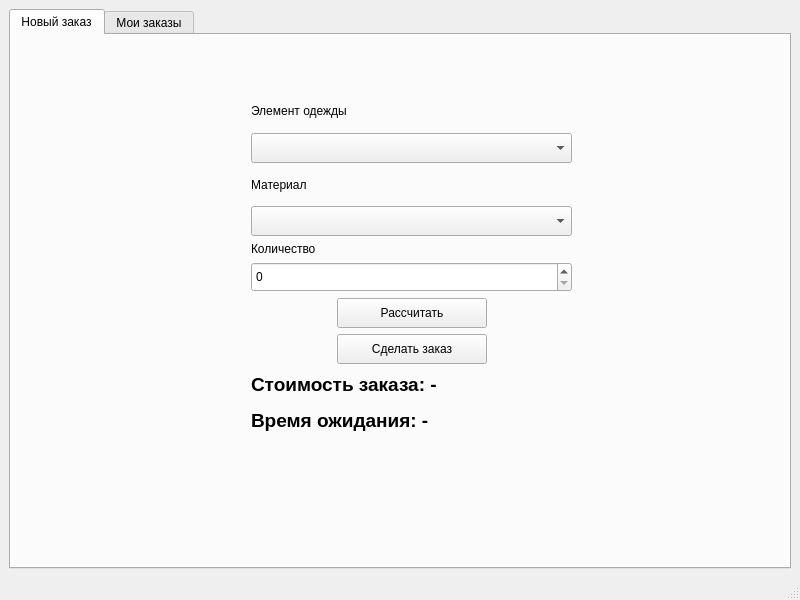
<?xml version="1.0" encoding="UTF-8"?>
<ui version="4.0">
 <class>MainWindow</class>
 <widget class="QMainWindow" name="MainWindow">
  <property name="geometry">
   <rect>
    <x>0</x>
    <y>0</y>
    <width>800</width>
    <height>600</height>
   </rect>
  </property>
  <property name="windowTitle">
   <string>MainWindow</string>
  </property>
  <widget class="QWidget" name="centralwidget">
   <layout class="QGridLayout" name="gridLayout">
    <item row="0" column="0">
     <widget class="QTabWidget" name="tabWidget">
      <property name="currentIndex">
       <number>0</number>
      </property>
      <widget class="QWidget" name="newOrderTab">
       <attribute name="title">
        <string>Новый заказ</string>
       </attribute>
       <widget class="QWidget" name="">
        <property name="geometry">
         <rect>
          <x>240</x>
          <y>60</y>
          <width>321</width>
          <height>341</height>
         </rect>
        </property>
        <layout class="QVBoxLayout" name="verticalLayout_7">
         <item>
          <layout class="QVBoxLayout" name="verticalLayout_4">
           <item>
            <layout class="QVBoxLayout" name="verticalLayout">
             <item>
              <widget class="QLabel" name="label">
               <property name="text">
                <string>Элемент одежды</string>
               </property>
              </widget>
             </item>
             <item>
              <widget class="QComboBox" name="comboBox">
               <property name="minimumSize">
                <size>
                 <width>0</width>
                 <height>30</height>
                </size>
               </property>
              </widget>
             </item>
            </layout>
           </item>
           <item>
            <layout class="QVBoxLayout" name="verticalLayout_2">
             <item>
              <widget class="QLabel" name="label_2">
               <property name="text">
                <string>Материал</string>
               </property>
              </widget>
             </item>
             <item>
              <widget class="QComboBox" name="comboBox_2">
               <property name="minimumSize">
                <size>
                 <width>0</width>
                 <height>30</height>
                </size>
               </property>
              </widget>
             </item>
            </layout>
           </item>
           <item>
            <layout class="QVBoxLayout" name="verticalLayout_3">
             <item>
              <widget class="QLabel" name="label_3">
               <property name="text">
                <string>Количество</string>
               </property>
              </widget>
             </item>
             <item>
              <widget class="QSpinBox" name="spinBox">
               <property name="minimumSize">
                <size>
                 <width>0</width>
                 <height>30</height>
                </size>
               </property>
               <property name="maximum">
                <number>1000</number>
               </property>
              </widget>
             </item>
             <item>
              <layout class="QVBoxLayout" name="verticalLayout_5">
               <item>
                <layout class="QHBoxLayout" name="horizontalLayout">
                 <item>
                  <spacer name="horizontalSpacer_2">
                   <property name="orientation">
                    <enum>Qt::Horizontal</enum>
                   </property>
                   <property name="sizeHint" stdset="0">
                    <size>
                     <width>40</width>
                     <height>20</height>
                    </size>
                   </property>
                  </spacer>
                 </item>
                 <item>
                  <widget class="QPushButton" name="calculate_btn">
                   <property name="minimumSize">
                    <size>
                     <width>150</width>
                     <height>30</height>
                    </size>
                   </property>
                   <property name="text">
                    <string>Рассчитать</string>
                   </property>
                  </widget>
                 </item>
                 <item>
                  <spacer name="horizontalSpacer">
                   <property name="orientation">
                    <enum>Qt::Horizontal</enum>
                   </property>
                   <property name="sizeHint" stdset="0">
                    <size>
                     <width>40</width>
                     <height>20</height>
                    </size>
                   </property>
                  </spacer>
                 </item>
                </layout>
               </item>
               <item>
                <layout class="QHBoxLayout" name="horizontalLayout_2">
                 <item>
                  <spacer name="horizontalSpacer_3">
                   <property name="orientation">
                    <enum>Qt::Horizontal</enum>
                   </property>
                   <property name="sizeHint" stdset="0">
                    <size>
                     <width>40</width>
                     <height>20</height>
                    </size>
                   </property>
                  </spacer>
                 </item>
                 <item>
                  <widget class="QPushButton" name="new_order_btn">
                   <property name="minimumSize">
                    <size>
                     <width>150</width>
                     <height>30</height>
                    </size>
                   </property>
                   <property name="text">
                    <string>Сделать заказ</string>
                   </property>
                  </widget>
                 </item>
                 <item>
                  <spacer name="horizontalSpacer_4">
                   <property name="orientation">
                    <enum>Qt::Horizontal</enum>
                   </property>
                   <property name="sizeHint" stdset="0">
                    <size>
                     <width>40</width>
                     <height>20</height>
                    </size>
                   </property>
                  </spacer>
                 </item>
                </layout>
               </item>
              </layout>
             </item>
            </layout>
           </item>
          </layout>
         </item>
         <item>
          <layout class="QVBoxLayout" name="verticalLayout_6">
           <item>
            <widget class="QLabel" name="price_label">
             <property name="maximumSize">
              <size>
               <width>16777215</width>
               <height>30</height>
              </size>
             </property>
             <property name="text">
              <string>&lt;html&gt;&lt;head/&gt;&lt;body&gt;&lt;p&gt;&lt;span style=&quot; font-size:14pt; font-weight:700;&quot;&gt;Стоимость заказа: -&lt;/span&gt;&lt;/p&gt;&lt;/body&gt;&lt;/html&gt;</string>
             </property>
            </widget>
           </item>
           <item>
            <widget class="QLabel" name="time_label">
             <property name="maximumSize">
              <size>
               <width>16777215</width>
               <height>30</height>
              </size>
             </property>
             <property name="text">
              <string>&lt;html&gt;&lt;head/&gt;&lt;body&gt;&lt;p&gt;&lt;span style=&quot; font-size:14pt; font-weight:700;&quot;&gt;Время ожидания: -&lt;/span&gt;&lt;/p&gt;&lt;/body&gt;&lt;/html&gt;</string>
             </property>
            </widget>
           </item>
          </layout>
         </item>
        </layout>
       </widget>
      </widget>
      <widget class="QWidget" name="ordersTab">
       <attribute name="title">
        <string>Мои заказы</string>
       </attribute>
       <layout class="QGridLayout" name="gridLayout_2">
        <item row="0" column="0">
         <widget class="QTableWidget" name="tableWidget"/>
        </item>
        <item row="1" column="0">
         <widget class="QPushButton" name="export_btn">
          <property name="text">
           <string>Экспортировать в эксель</string>
          </property>
         </widget>
        </item>
       </layout>
      </widget>
     </widget>
    </item>
   </layout>
  </widget>
  <widget class="QMenuBar" name="menubar">
   <property name="geometry">
    <rect>
     <x>0</x>
     <y>0</y>
     <width>800</width>
     <height>23</height>
    </rect>
   </property>
  </widget>
  <widget class="QStatusBar" name="statusbar"/>
 </widget>
 <resources/>
 <connections/>
</ui>
